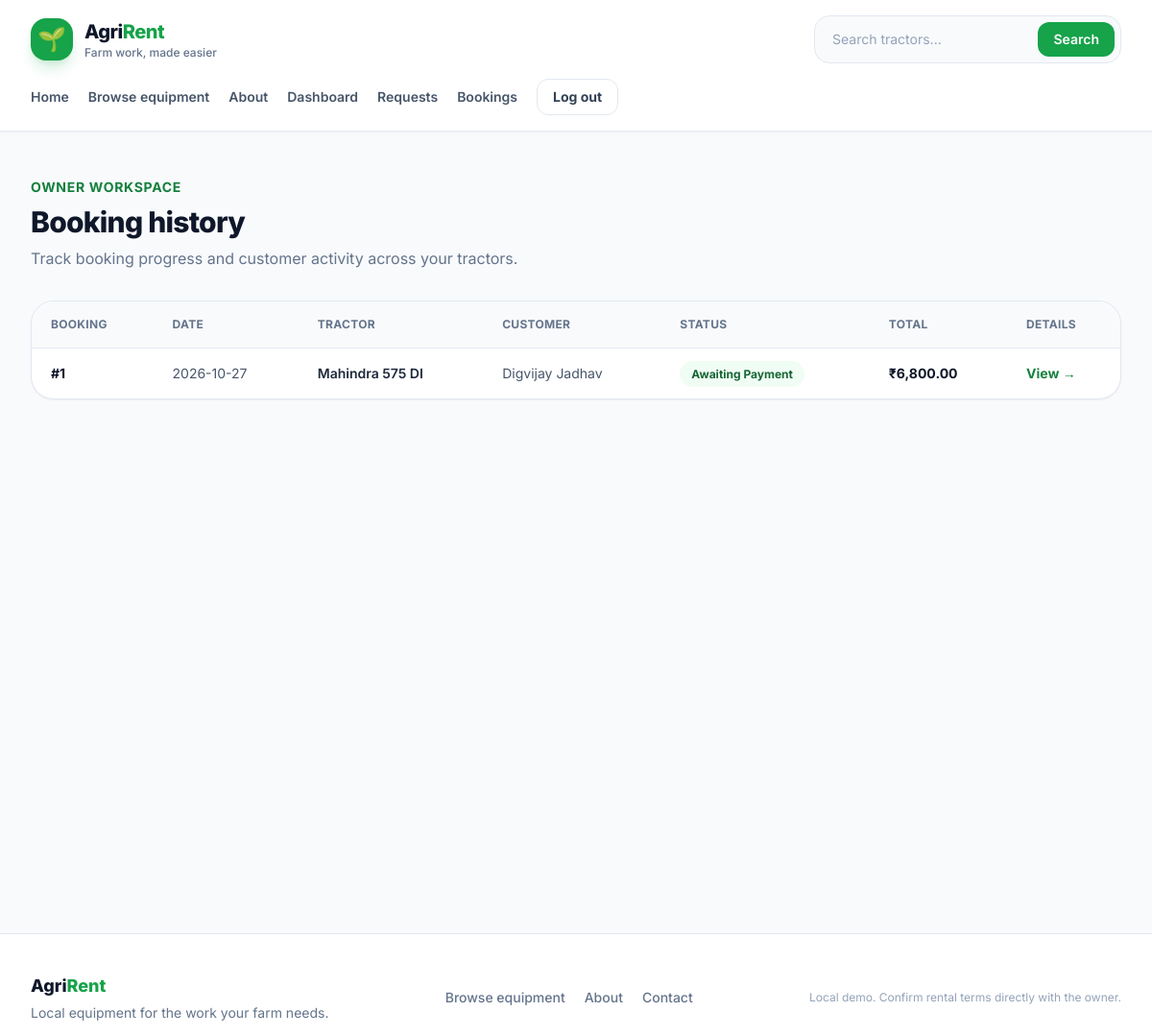
The app's page /owner/history (signed in) with its own data.
### tables this page shows
CREATE TABLE bookings (
    id INTEGER PRIMARY KEY AUTOINCREMENT,
    customer_id INTEGER NOT NULL REFERENCES users(id),
    listing_id INTEGER NOT NULL REFERENCES tractor_listings(id),
    work_date TEXT NOT NULL,
    start_time TEXT NOT NULL,
    end_time TEXT NOT NULL,
    rental_mode TEXT NOT NULL CHECK (rental_mode IN ('hourly', 'acre', 'combined')),
    hours REAL NOT NULL CHECK (hours > 0),
    acres REAL NOT NULL DEFAULT 0 CHECK (acres >= 0),
    service TEXT NOT NULL DEFAULT '',
    notes TEXT NOT NULL DEFAULT '',
    payment_plan TEXT NOT NULL CHECK (payment_plan IN ('advance', 'full_advance', 'after_work')),
    advance_percent REAL NOT NULL,
    hourly_rate REAL NOT NULL,
    acre_rate REAL NOT NULL,
    equipment_total_cents INTEGER NOT NULL,
    total_cents INTEGER NOT NULL,
    advance_cents INTEGER NOT NULL,
    status TEXT NOT NULL DEFAULT 'requested'
        CHECK (status IN ('requested', 'awaiting_payment', 'confirmed', 'rejected', 'in_progress', 'completed')),
    created_at TEXT NOT NULL DEFAULT CURRENT_TIMESTAMP
);

CREATE TABLE tractor_listings (
    id INTEGER PRIMARY KEY AUTOINCREMENT,
    owner_id INTEGER NOT NULL REFERENCES users(id),
    name TEXT NOT NULL,
    brand TEXT NOT NULL,
    model TEXT NOT NULL,
    location TEXT NOT NULL,
    phone TEXT NOT NULL,
    photo_url TEXT NOT NULL DEFAULT '',
    services TEXT NOT NULL DEFAULT '',
    hourly_rate REAL NOT NULL DEFAULT 0 CHECK (hourly_rate >= 0),
    acre_rate REAL NOT NULL DEFAULT 0 CHECK (acre_rate >= 0),
    active INTEGER NOT NULL DEFAULT 1,
    created_at TEXT NOT NULL DEFAULT CURRENT_TIMESTAMP
);

CREATE TABLE users (
    id INTEGER PRIMARY KEY AUTOINCREMENT,
    customer_code TEXT UNIQUE,
    name TEXT NOT NULL,
    email TEXT NOT NULL UNIQUE COLLATE NOCASE,
    phone TEXT NOT NULL,
    password_hash TEXT NOT NULL,
    role TEXT NOT NULL CHECK (role IN ('owner', 'customer')),
    created_at TEXT NOT NULL DEFAULT CURRENT_TIMESTAMP
);

### app.py (the view)
@app.route("/owner/history")
@role_required("owner")
def booking_history():
    rows = get_db().execute(
        """SELECT b.*, l.name AS tractor_name, u.name AS customer_name
           FROM bookings b JOIN tractor_listings l ON l.id = b.listing_id
           JOIN users u ON u.id = b.customer_id
           WHERE l.owner_id = ? AND b.status != 'requested'
           ORDER BY b.work_date DESC, b.start_time DESC""",
        (session["user_id"],),
    ).fetchall()
    return render_template("booking_history.html", bookings=rows, owner_view=True)

### app.py (called while the page is built)
def csrf_token():
    if "_csrf_token" not in session:
        session["_csrf_token"] = secrets.token_urlsafe(32)
    return session["_csrf_token"]

@app.before_request
def check_csrf():
    if request.path.startswith("/api/"):
        return
    if request.method == "POST":
        submitted = request.form.get("_csrf_token", "")
        expected = session.get("_csrf_token", "")
        if not submitted or not expected or not secrets.compare_digest(submitted, expected):
            abort(400, description="The form security token is missing or expired. Please go back and try again.")

def login_required(view):
    @wraps(view)
    def wrapped(*args, **kwargs):
        if "user_id" not in session:
            flash("Please log in to continue.", "error")
            return redirect(url_for("login", next=request.path))
        return view(*args, **kwargs)
    return wrapped

def role_required(role):
    def decorate(view):
        @wraps(view)
        @login_required
        def wrapped(*args, **kwargs):
            if session.get("role") != role:
                abort(403)
            return view(*args, **kwargs)
        return wrapped
    return decorate

def current_user():
    if "user_id" not in session:
        return None
    return get_db().execute(
        "SELECT id, customer_code, name, email, phone, role FROM users WHERE id = ?",
        (session["user_id"],),
    ).fetchone()

@app.context_processor
def inject_user():
    return {
        "current_user": current_user(),
        "today": date.today().isoformat(),
        "advance_percent": app.config["ADVANCE_PERCENT"],
    }

def format_rupees(amount_cents):
    return f"₹{amount_cents / 100:,.2f}"

### database.py (called while the page is built)
def get_db():
    if "db" not in g:
        db_path = Path(current_app.config["DATABASE"])
        db_path.parent.mkdir(parents=True, exist_ok=True)
        g.db = sqlite3.connect(db_path)
        g.db.row_factory = sqlite3.Row
        g.db.execute("PRAGMA foreign_keys = ON")
        g.db.execute("PRAGMA busy_timeout = 5000")
    return g.db

### templates/booking_history.html (shortened to what this page needs)
{% extends "base.html" %}
{% block content %}
<section class="mx-auto max-w-7xl px-4 py-12 sm:px-6 lg:px-8">
    <p class="text-sm font-bold uppercase tracking-wider text-green-700">{% if owner_view %}Owner workspace{% else %}Customer workspace{% endif %}</p>
    <h1 class="mt-2 text-3xl font-extrabold tracking-tight text-slate-900">{% if owner_view %}Booking history{% else %}My booking history{% endif %}</h1>
    <p class="mt-2 text-slate-500">{% if owner_view %}Track booking progress and customer activity across your tractors.{% else %}Review your previous and current equipment requests.{% endif %}</p>
    {% if bookings %}
        <div class="mt-8 overflow-x-auto rounded-3xl border border-slate-200 bg-white shadow-sm">
            <table class="min-w-full divide-y divide-slate-200 text-left text-sm">
                <thead class="bg-slate-50 text-xs uppercase tracking-wide text-slate-500"><tr><th class="px-5 py-4 font-bold">Booking</th><th class="px-5 py-4 font-bold">Date</th><th class="px-5 py-4 font-bold">Tractor</th>{% if owner_view %}<th class="px-5 py-4 font-bold">Customer</th>{% else %}<th class="px-5 py-4 font-bold">Owner</th>{% endif %}<th class="px-5 py-4 font-bold">Status</th><th class="px-5 py-4 font-bold">Total</th><th class="px-5 py-4 font-bold">Details</th></tr></thead>
                <tbody class="divide-y divide-slate-100">{% for booking in bookings %}
                    <tr class="hover:bg-slate-50"><td class="whitespace-nowrap px-5 py-4 font-bold text-slate-900">#{{ booking.id }}</td><td class="whitespace-nowrap px-5 py-4 text-slate-600">{{ booking.work_date }}</td><td class="px-5 py-4 font-semibold text-slate-800">{{ booking.tractor_name }}</td><td class="px-5 py-4 text-slate-600">{% if owner_view %}{{ booking.customer_name }}{% else %}{{ booking.owner_name }}{% endif %}</td><td class="px-5 py-4"><span class="whitespace-nowrap rounded-full bg-green-50 px-3 py-1.5 text-xs font-bold text-green-800">{{ booking.status.replace('_', ' ')|title }}</span></td><td class="whitespace-nowrap px-5 py-4 font-bold text-slate-900">{{ booking.total_cents|rupees }}</td><td class="px-5 py-4"><a class="whitespace-nowrap font-bold text-green-700 hover:text-green-900" href="{% if owner_view %}{{ url_for('owner_booking', booking_id=booking.id) }}{% else %}{{ url_for('customer_booking', booking_id=booking.id) }}{% endif %}">View →</a></td></tr>
                {% endfor %}</tbody>
            </table>
        </div>
    {% endif %}
</section>
{% endblock %}

### records on screen
bookings: id "1", work_date "2026-10-27", tractor_name "Mahindra 575 DI", customer_name "Digvijay Jadhav", status.replace "Awaiting Payment", total_cents "₹6,800.00"
